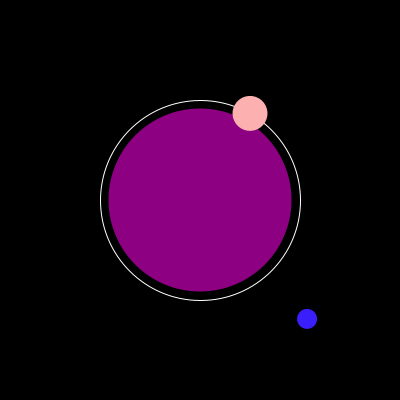
Frame 1 (no input)
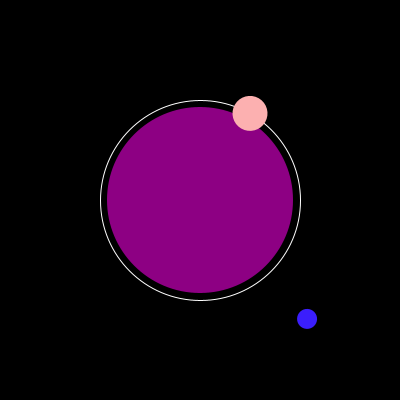
Frame 60 (the mouse pressed at the canvas centre just before this capture)
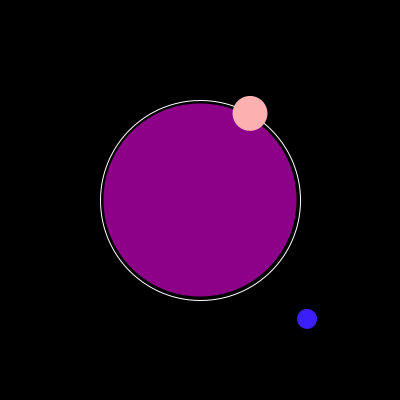
Frame 120 (the mouse held since frame 60 and released just before this capture)

The Processing sketch that drew these frames (run headless with seeded random() and noise(); from frame 60 on, the mouse is pressed at the canvas centre):

// Processing sketch: processing_61140
// ── processing_61140.pde

//set window, bg &anti;-alias
void setup(){
size(400,400);
background(0);
smooth();
}

//set drawing
void draw(){
background(0);
//color mode & text load and set
 colorMode(RGB,255,255,255); 

//limit set
int w=width/2;
int a=height/2;
int m2;
//clock & position & size variables
int s = second();  // Values from 0 - 59
int m = minute();  // Values from 0 - 59
int h = hour();    // Values from 0 - 23
int w2=width;
int alt=3;
int Scale=200;

//clock variables map
  s=(int) map (s, 0,60, 0, height/2);
  m=(int) map (m, 0,60, 0, 360);
  h=(int) map (h, 0,24, 0, 360);
 
//////////////////
///////CLOCK//////
//////////////////
  noStroke();
  
  //hours' ellipse  track & seconds limit
  strokeWeight(1); 
  noFill();
  stroke(255);
  ellipse(w,a,width/2,width/2);
  noStroke();
  
  
  //SECONDS (grows with seconds)
  fill(200,0,s,180); 
  ellipse(w,a, s, s);
 
  
  //MINUTES
  //traslation for time's rotation
   translate (width/2, height/2);
   //stroke size & color
   strokeWeight(2);
   colorMode(HSB,360,100,100);
   
  //color map to minutes 
   int mC = (int) map (m,0,Scale,0,360);
   fill(mC,88,99);
   
   //convert angle in degrees to radians
   float angleMinutes = radians(m);
   //rotation around center of window
   pushMatrix();
    rotate(angleMinutes);
    ellipse(0,-160,20,20);
   popMatrix();  
   
   //HOURS//
   
   //convert angle in degrees to radians
      float angleHours = radians(h);// convertemos de angulos 0-360 para radianos
     //rotation around center of window
     pushMatrix();
        rotate(angleHours);
        strokeWeight(12);
        //color map to hours
        int hC = (int) map (h,0,Scale,0,360);
        fill(hC-100,30,99);
        ellipse (0,-100, 35, 35);
    popMatrix();  
   
}
